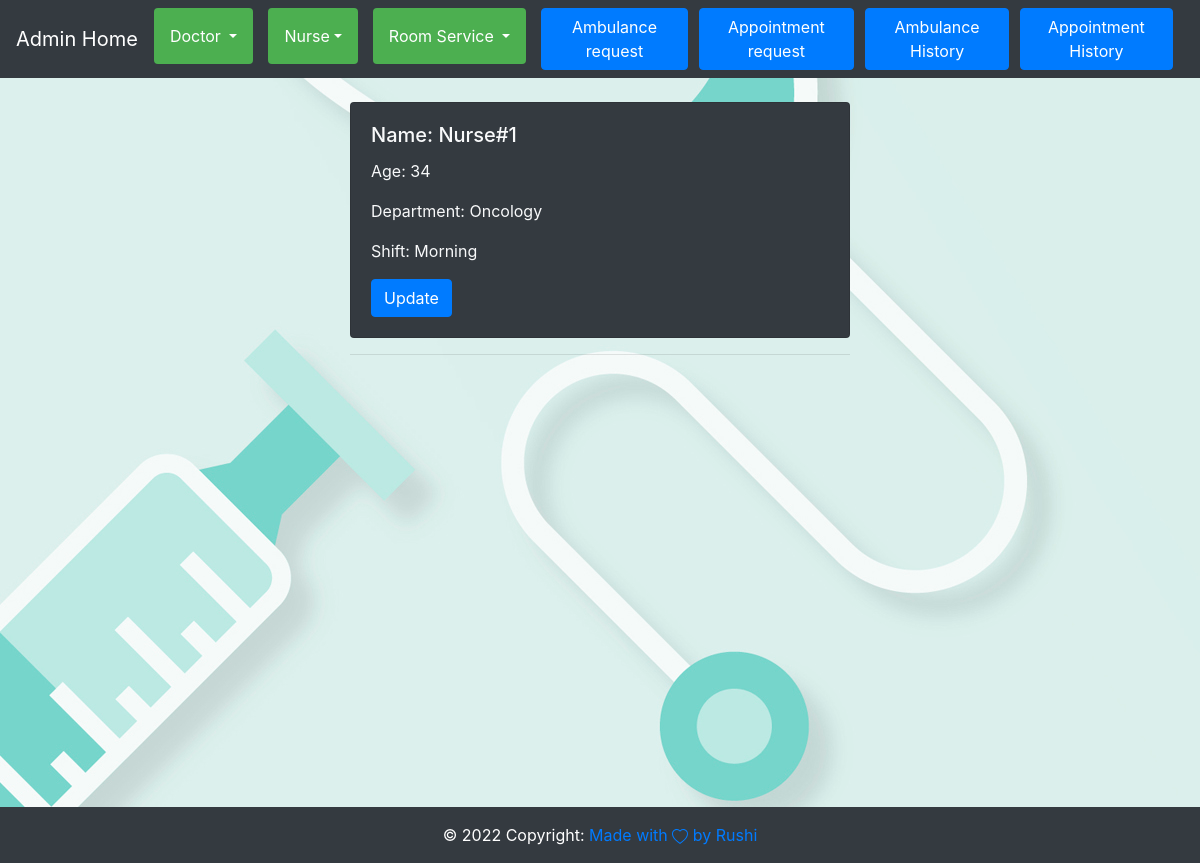
Screenshot of /admin_app/Read_Nurse/ with the database file from the repository.
### admin_app/models.py (models this page shows, shortened)
class Nurse(models.Model):
    Name = models.CharField(max_length=200)
    Age = models.IntegerField()
    Department = models.CharField(max_length=20)
    Shift = models.ForeignKey(Shift, on_delete=models.CASCADE)

class Shift(models.Model):
    shift = models.CharField(max_length=10)
    def __str__(self):
        return self.shift

### admin_app/views.py (the view)
# urls.py: path("Read_Nurse/",views.Read_Nurse,name="Read_Nurse"),
def Read_Nurse(request):
    read=Nurse.objects.all()
    return render(request,"Read_Nurse.html",{"read":read})

### admin_app/context_processors.py (called while the page is built, shortened)
def check_user_priviledge(request):
    data = models.admin_user.objects.filter(isadmin=True).values('user_id', 'isadmin')
    check=False
    return {'is_user_admin': check}

### templates/Read_Nurse.html
{%extends 'base.html'%} {%block containt%} {%include 'nav.html'%}
<br />
<div id="content-admin">
  {%for i in read%}
  <div class="wrapper">
    <div class="card bg-dark text-light">
      <div class="card-body">
        <h5 class="card-title">Name: {{i.Name}}</h5>
        <p class="card-text">Age: {{i.Age}}</p>
        <p class="card-text">Department: {{i.Department}}</p>
        <p class="card-text">Shift: {{i.Shift}}</p>
        <a class="btn btn-primary" href="{%url 'Update_Nurse' i.id%}">Update</a>
      </div>
    </div>
    <hr />
  </div>
</div>
{%endfor%} {%include 'footer.html'%} {%endblock%}

### static/css/styles.css (style rules this page uses)
.wrapper { text-align: left; height: auto; width: 500px; margin-left: auto; margin-right: auto; margin-bottom: 5px; }

### static/css/admin_styles.css (style rules this page uses)
#content-admin { min-height: calc(100vh - 105px); }
body { background-image: url("/static/admin-background.jpg"); }

### rows the page displays
Nurse: Name "Nurse#1", Age "34", Department "Oncology", Shift "Morning"
